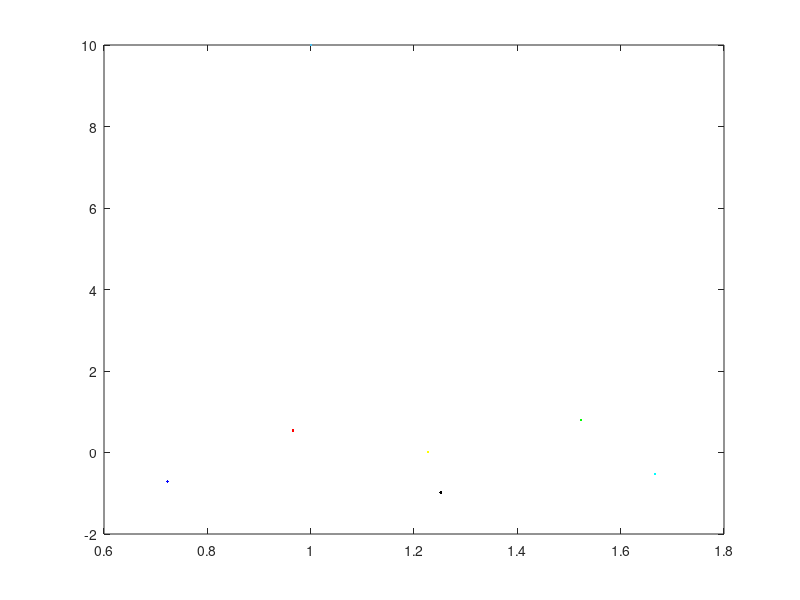

This chart was generated by the following MATLAB code:
loc1 = [0, 0];
loc2 = [0.45, 0];
loc3 = [0.9, 0];
loc4 = [1.35, 0];
loc5 = [1.8, 0];
loc6 = [2.25, 0];
% loc7 = [3, 0];
% loc8 = [3.5, 0];
locs = [loc1;loc2;loc3;loc4;loc5;loc6];
loc_set_I = [
    0,0;
    1,1;
    0,4;
    1,3;
    2,4;
    2,0
];
loc_set_M = [
    0,0;
    1, 2.5;
    0,4;
    2, 2.5;
    3,4;
    3,0
];
loc_set_A = [
    0,0;
    1,2;
    2,4;
    2,2;
    3,2;
    4,0;
];
loc_set_S = [
    0, 0.5;
    0.5, 3;
    1.5, 3.5;
    1, 2;
    2, 1;
    1, 0
];

 dists = zeros(6,6);

% D = [0, norm(locs_set(1,:) - locs_set(2,:)), norm(locs_set(1,:) - locs_set(3,:));
%      norm(locs_set(2,:) - locs_set(1,:)), 0, norm(locs_set(2,:) - locs_set(3,:));
%      norm(locs_set(3,:) - locs_set(1,:)), norm(locs_set(3,:) - locs_set(2,:)), 0];
vx = zeros(1,6);
yaw = zeros(1,6);
vinit = zeros(1,6);
omega = zeros(1,6);
v_min = 0.1;

err_bots = zeros(3,2);

for k = 1:4
    if k == 1
        fprintf('making I\n')
        loc_set = 0.5 * loc_set_I;
    elseif k == 2
        fprintf('making M\n')
            loc_set = 0.5* loc_set_M;
    elseif k == 3
        fprintf('making A\n')
            loc_set = 0.5* loc_set_A;
    elseif k == 4
        fprintf('making S\n')
            loc_set = 0.5*loc_set_S;
    end

    for i = 1:6
        for j = 1:6
            if i == j
                continue;
            end
            dists(i,j) = norm(locs(i, :) - locs(j,:));
        end
    end

for i = 1:6
    err_bots(i,:) = [0 0];
    for j = 1:6
        err_bots(i,:) = err_bots(i,:) + ((locs(i,:) - locs(j ,:)) - (loc_set(i,:) - loc_set(j, :)));
    end
    err_bots(i,:) = -1 * err_bots(i,:);
end

tol = 0.2;
v_max = 0.4;
dt = 0.05;
count = 0;

while 1
    count = count + 1;

    for i = 1:6
        a = err_bots(i,:);
        if norm(a) > tol
            vx(i) = cos(yaw(i))* a(1) + sin(yaw(i)) * a(2);
            if abs(vx(i)) > v_max
                vx(i) = sign(vx(i)) * v_max;
            elseif abs(vx(i)) < v_min
                vx(i) = 0;
            end
            omega(i) = -sin(yaw(i)) * a(1) + cos(yaw(i))*a(2);
        else
            vx(i) = 0;
            omega(i) = 0; 
        end
        yaw(i) = yaw(i) + dt*omega(i);
        locs(i,1) = locs(i,1) + dt*vx(i)*cos(yaw(i));
        locs(i,2) = locs(i,2) + dt*vx(i)*sin(yaw(i));

    end

    for i = 1:6
        for j = 1:6
            if i == j
                continue;
            end
            dists(i,j) = norm(locs(i, :) - locs(j,:));
            if dists(i,j) < 0.35
                fprintf('collision b/w %i & %i\n', i, j)
            end
        end
    end 


for i = 1:6
    err_bots(i,:) = [0 0];
    for j = 1:6
        if i == j
            continue
        end
        err_bots(i,:) = err_bots(i,:) + ((locs(i,:) - locs(j ,:)) - (loc_set(i,:) - loc_set(j, :)));
    end
    err_bots(i,:) = -1 * err_bots(i,:);
end
    
clf;
    plot(locs(1, 1), locs(1, 2), 'b.', MarkerSize = 10)
    hold on
    plot(locs(2,1), locs(2,2), 'r.', MarkerSize = 10)
    plot(locs(3,1), locs(3,2), 'g.', MarkerSize = 10)
    plot(locs(4,1), locs(4,2), 'y.', MarkerSize = 10)
    plot(locs(5,1), locs(5,2), 'c.', MarkerSize = 10)
    plot(locs(6,1), locs(6,2), 'k.', MarkerSize = 10)

    if vx == vinit
        break
    end
    
    pause(0.01)
end
pause(1)
end